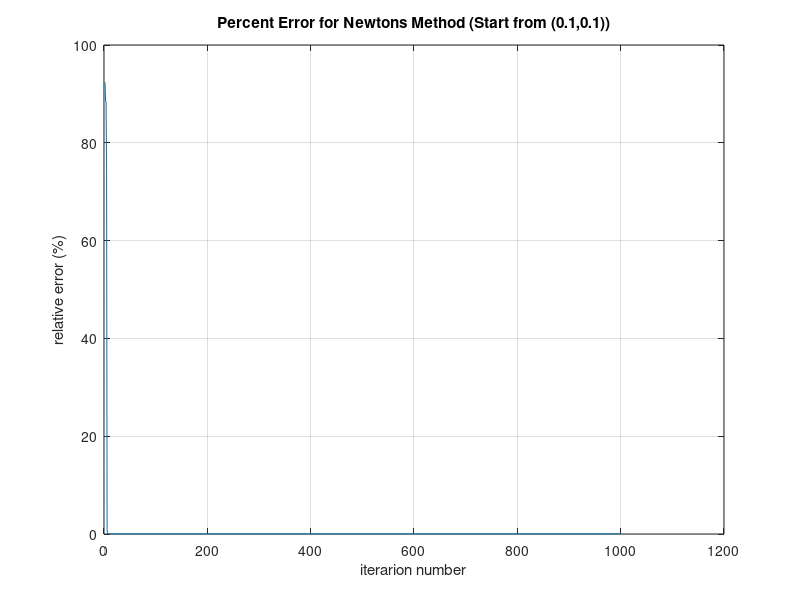

This chart was generated by the following MATLAB code:
%% Problem 3
x = -5 : 0.01 : 5;
y = -5 : 0.01 : 5;
f = @(x,y) exp(-1./(2.^(x.^2))).*exp(-1./(2.^(y.^2))).*sin(2.*pi.*x).*cos(pi.*y); 
fx = @(x,y) 2*pi*exp(-1./2.^(x.^2)).*exp(-1./2.^(y.^2)).*cos(2.*pi.*x).*cos(pi.*y) ...
    + 2./2.^(x.^2).*x.*exp(-1./2.^(x.^2)).*exp(-1./2.^(y.^2))*log(2).*cos(pi*y).*sin(2*pi*x);
fy = @(x,y) 2./2.^(y.^2).*y.*exp(-1./2.^(x.^2)).*exp(-1./2.^(y.^2))*log(2).*cos(pi*y).*sin(2*pi*x) ...
    - pi*exp(-1./2.^(x.^2)).*exp(-1./2.^(y.^2)).*sin(2*pi*x).*sin(pi*y);
fxx = @(x,y) (6243314768165359./2.^(x.^2).*exp(-1./2.^(x.^2)).*exp(-1./2.^(y.^2)).*cos(pi.*y).*sin(2.*pi.*x))./4503599627370496 ...
    - 4.*pi.^2.*exp(-1./2.^(x.^2)).*exp(-1./2.^(y.^2)).*cos(pi.*y).*sin(2.*pi.*x) ...
    - (6243314768165359./2.^(x.^2).*x.^2.*exp(-1./2.^(x.^2)).*exp(-1./2.^(y.^2)).*log(2).*cos(pi.*y).*sin(2.*pi.*x))./2251799813685248 ...
    + (6243314768165359./2.^(2.*x.^2).*x.^2.*exp(-1./2.^(x.^2)).*exp(-1./2.^(y.^2)).*log(2).*cos(pi.*y).*sin(2.*pi.*x))./2251799813685248 ...
    + (6243314768165359./2.^(x.^2).*x.*pi.*exp(-1./2.^(x.^2)).*exp(-1./2.^(y.^2)).*cos(2.*pi.*x).*cos(pi.*y))./2251799813685248 ...
    + 4./2.^(x.^2).*x.*pi.*exp(-1./2.^(x.^2)).*exp(-1./2.^(y.^2)).*log(2).*cos(2.*pi.*x).*cos(pi.*y);
fyy = @(x,y) (6243314768165359./2.^(y.^2).*exp(-1./2.^(x.^2)).*exp(-1./2.^(y.^2)).*cos(pi.*y).*sin(2.*pi.*x))./4503599627370496 ...
    - pi.^2.*exp(-1./2.^(x.^2)).*exp(-1./2.^(y.^2)).*cos(pi.*y).*sin(2.*pi.*x) ...
    - (6243314768165359./2.^(y.^2).*y.^2.*exp(-1./2.^(x.^2)).*exp(-1./2.^(y.^2)).*log(2).*cos(pi.*y).*sin(2.*pi.*x))./2251799813685248 ...
    + (6243314768165359./2.^(2.*y.^2).*y.^2.*exp(-1./2.^(x.^2)).*exp(-1./2.^(y.^2)).*log(2).*cos(pi*y).*sin(2.*pi.*x))./2251799813685248 ...
    - (6243314768165359./2.^(y.^2).*y.*pi.*exp(-1./2.^(x.^2)).*exp(-1./2.^(y.^2)).*sin(2.*pi.*x).*sin(pi.*y))./4503599627370496 ...
    - 2./2.^(y.^2).*y.*pi.*exp(-1./2.^(x.^2)).*exp(-1./2.^(y.^2)).*log(2).*sin(2.*pi.*x).*sin(pi.*y);
fxy = @(x,y) 4./2.^(y.^2).*y.*pi.*exp(-1./2.^(x.^2)).*exp(-1./2.^(y.^2)).*log(2).*cos(2.*pi.*x).*cos(pi.*y) ...
    - (6243314768165359./2.^(x.^2).*x.*pi.*exp(-1./2.^(x.^2)).*exp(-1./2.^(y.^2)).*sin(2.*pi.*x).*sin(pi.*y))./4503599627370496 ...
    - 2.*pi.^2.*exp(-1./2.^(x.^2)).*exp(-1./2.^(y.^2)).*cos(2.*pi.*x).*sin(pi.*y) ...
    + (6243314768165359./2.^(x.^2)./2.^(y.^2).*x.*y.*exp(-1./2.^(x.^2)).*exp(-1./2.^(y.^2)).*log(2).*cos(pi.*y).*sin(2.*pi.*x))./2251799813685248;
fyx = @(x,y) (6243314768165359./2.^(y.^2).*y.*pi.*exp(-1./2.^(x.^2)).*exp(-1./2.^(y.^2)).*cos(2.*pi.*x).*cos(pi.*y))./2251799813685248 ...
    - 2.*pi.^2.*exp(-1./2.^(x.^2)).*exp(-1./2.^(y.^2)).*cos(2.*pi.*x).*sin(pi.*y) ...
    - 2./2.^(x.^2).*x.*pi.*exp(-1./2.^(x.^2)).*exp(-1./2.^(y.^2)).*log(2).*sin(2.*pi.*x).*sin(pi.*y) ...
    + (6243314768165359./2.^(x.^2)./2.^(y.^2).*x.*y.*exp(-1./2.^(x.^2)).*exp(-1./2.^(y.^2)).*log(2).*cos(pi.*y).*sin(2.*pi.*x))./2251799813685248;
%% Newton's Method (Start from (0.1,0.1))
q(:,1) = [0.1;0.1];
df = @(x,y) [fx(x,y);fy(x,y)];
H = @(x,y) [fxx(x,y),fxy(x,y);fyx(x,y),fyy(x,y)];
opt_f(:,1) = f(q(1,1),q(2,1));
for ii = 1 : 1000
    if df(q(1,ii),q(2,ii)) == 0
        break
    end
    q(:,ii+1) = q(:,ii) - H(q(1,ii),q(2,ii))\df(q(1,ii),q(2,ii));
    if f(q(1,ii+1),q(2,ii+1)) > opt_f(:,ii)
        opt_f(:,ii+1) = f(q(1,ii+1),q(2,ii+1));
    else
        opt_f(:,ii+1) = opt_f(:,ii);
    end
end

newton1_max = opt_f(end);
newton1_relerr = (1-opt_f)/1 *100;
newton1_minrelerr = newton1_relerr(end);

newton1(1,:) = 1:length(opt_f);
newton1(2,:) = opt_f;
newton1(3,:) = newton1_relerr;

figure(5);
plot(newton1(1,:),newton1(3,:));
grid on;
xlabel('iterarion number');
ylabel('relative error (%)');
title('Percent Error for Newtons Method (Start from (0.1,0.1))');

clear df H newton1_relerr opt_f q ii;
%







